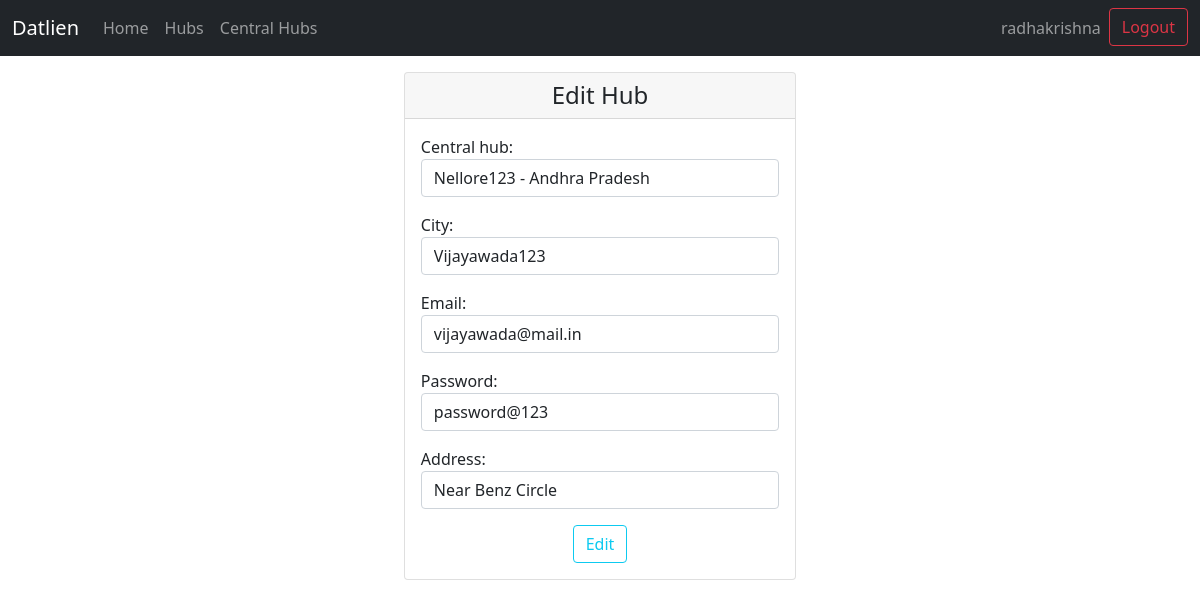
Screenshot of /datlien_admin/editHub/vijayawada (signed in) with the database file from the repository.
### datlien/models.py (models this page shows, shortened)
class Hub(models.Model):
    central_hub = models.ForeignKey(CentralHub,on_delete=models.CASCADE,related_name='+')
    city = models.CharField(max_length=100)
    username = models.CharField(max_length=20)
    password = models.CharField(max_length=20)
    email = models.EmailField()
    address = models.CharField(max_length=100)
    date = models.DateTimeField(default=datetime.now, blank=True)

### datlien/views.py (the view)
# urls.py: path('editHub/<str:username>', views.editHub, name='editHub'),
@login_required(login_url="login/")
def editHub(request,username):
    if request.method == "POST":
        hub = Hub.objects.get(username=username)
        filledform = EditHubForm(request.POST,instance=hub)
        if filledform.is_valid():
            u = User.objects.get(username=username)
            u.set_password(filledform.cleaned_data['password'])
            filledform.save()
            return redirect('home')
        else:
            form = EditHubForm(instance=hub)
            username = request.user.get_username()
            superuser = request.user.is_superuser
            message = "Try Again"
            return render(request, "datlien/editHub.html",{
                'superuser':superuser,
                'form':form,
                'username':username,
                'message':message
            })
    else:
        hub = Hub.objects.get(username=username)
        form = EditHubForm(instance=hub)
        superuser = request.user.is_superuser
        username = request.user.get_username()
        return render(request,"datlien/editHub.html",{
            'form':form,
            'username':username,
            'superuser':superuser,
        })

### datlien/forms.py
class EditHubForm(forms.ModelForm):
    class Meta:
        model = Hub
        fields = ['central_hub','city','email','password','address']

### datlien/models.py (called while the page is built)
    def __str__(self):
        return self.name

    def __str__(self):
        return f"{self.city} - {self.state}"

### datlien/templates/datlien/editHub.html (shortened to what this page needs)
{% extends "datlien/layout.html" %}
{% block 'body' %}
{% load widget_tweaks %}
<div class="m-2">
    <div class="d-flex flex-column mt-3 mb-3">
        <div class="d-flex justify-content-sm-center">
            <div class="card text-dark col-md-auto">
                <h4 class="card-header d-flex justify-content-sm-center">
                    Edit Hub
                </h4>
                <div class="card-body d-flex flex-column justify-content-sm-center">
                    <div class="d-flex">
                        <form method="POST" novalidate>
                            {% for field in form %}
                            <div class="mb-3 row form-group {%if field.errors %}alert alert-danger{%endif%}">
                                {{ field.label_tag }}
                                <div>
                                    {% render_field field class="form-control" %}
                                </div>
                            </div>
                            {% endfor %}
                            <div class="text-center">
                                <button type="submit" class="btn btn-outline-info">Edit</button>
                            </div>
                        </form>
                    </div>
                </div>
            </div>
        </div>
    </div>
</div>
{% endblock %}

### datlien/templates/datlien/layout.html (shortened to what this page needs)
<!DOCTYPE html>
<html lang="en">
<head>
    <link rel="stylesheet" href="https://use.fontawesome.com/releases/v5.15.3/css/all.css">
    <link href="https://cdn.jsdelivr.net/npm/bootstrap@5.0.0-beta3/dist/css/bootstrap.min.css" rel="stylesheet">
</head>
<body>
    <nav class="navbar navbar-expand-lg navbar-dark bg-dark">
        <div class="container-fluid">
          <a class="navbar-brand" href="{% url 'home' %}">Datlien</a>
          <div class="collapse navbar-collapse" id="navbarSupportedContent">
            <ul class="navbar-nav me-auto mb-2 mb-lg-0">
              <li class="nav-item">
                <a class="nav-link" aria-current="page" href="{% url 'home' %}">Home</a>
              </li>
              {% if superuser %}
              <li class="nav-item">
                <a class="nav-link" href="{% url 'viewHubs' %}">Hubs</a>
              </li>
              <li class="nav-item">
                <a class="nav-link" href="{% url 'viewCentralHubs' %}">Central Hubs</a>
              </li>
              {% endif %}
            </ul>
            <div class="d-flex">
              <ul class="navbar-nav me-auto mb-2 mb-lg-0">
                {% if username %}
                  <li class="nav-item">
                    <a class="nav-link" href="">{{username}}</a>
                  </li>
                  <li class="nav-item">
                    <a class="btn btn-outline-danger" href="{% url 'logout' %}">Logout</a>
                  </li>
                {% else %}
                  <li class="nav-item">
                    <a class="btn btn-outline-danger" href="{% url 'home' %}">Login</a>
                  </li>
                {% endif %}
              </ul>
            </div>
          </div>
        </div>
    </nav>
    {% block 'body' %}
    {% endblock %}
</body>
</html>

### rows the page displays
Hub: central_hub "Nellore123 - Andhra Pradesh" "Vijayawada123" "vijayawada@mail.in" "password@123" "Near Benz Circle"

### other values shown
{{ username }} "radhakrishna"
{{ field.label_tag }} "Central hub:" "City:" "Email:" "Password:" "Address:"
